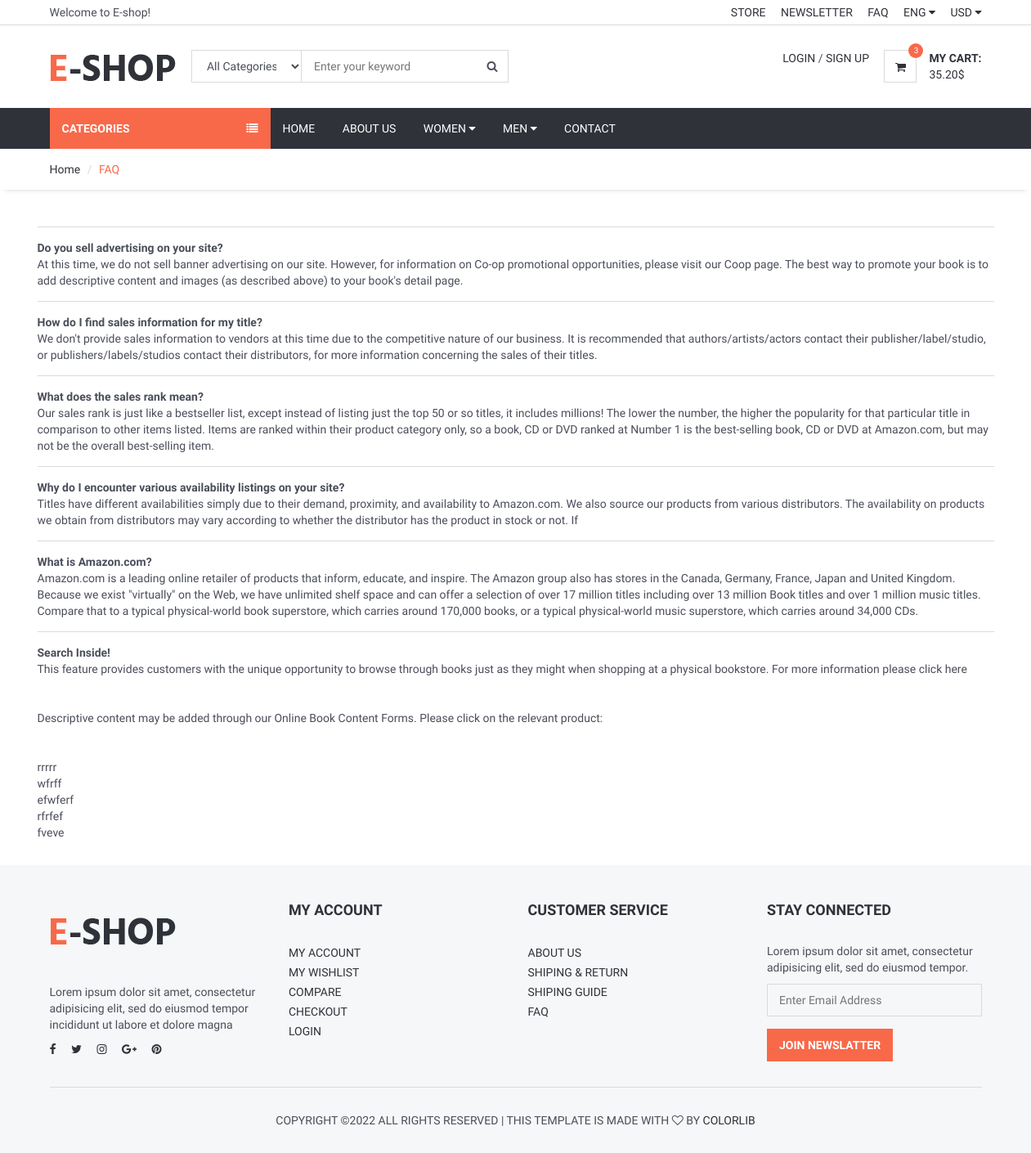
Screenshot of /faq/ with the database file from the repository.
### home/models.py (models this page shows, shortened)
class FAQ(models.Model):
    STATUS = (
        ('True', 'True'),
        ('False', 'False'),
    )
    ordernumber = models.IntegerField()
    question = models.CharField(max_length=200)
    answer = RichTextUploadingField()
    status = models.CharField(max_length=10, choices=STATUS)
    create_at = models.DateTimeField(auto_now_add=True)
    update_at = models.DateTimeField(auto_now=True)

### user/views.py (the view)
# urls.py: path('faq/', UserViews.faq, name='faq'),
def faq(request):
    category = Category.objects.all()
    faq = FAQ.objects.filter(status='True').order_by('ordernumber')
    context = {
        'category': category,
        'faq': faq,
    }
    return render(request, 'FAQ.html', context)

### home/templates/FAQ.html (shortened to what this page needs)
{% extends 'home.html' %}
{% block sidebar %} {% include 'sidebar.html' %} {% endblock %}
{% block body %}
    <div id="breadcrumb">
        <div class="container">
            <ul class="breadcrumb">
                <li><a href="/">Home</a></li>
                <li class="active">FAQ</li>
            </ul>
        </div>
    </div>
    <div class="section">
        <div class="container">
            <div class="row">
                <div id="accordion">
                    {% for rs in faq %}
                        <hr>
                        <b>{{ rs.question }}</b><br>
                        {{ rs.answer | safe}}
                    {% endfor %}
                </div>
            </div>
        </div>
    </div>
{% endblock %}
{% block footer %} {% include 'footer.html' %} {% endblock %}

### home/static/css/style.css (style rules this page uses)
body { font-family: 'Hind', sans-serif; color: #4A4E5A; overflow-x: hidden; }
ul, ol { margin: 0; padding: 0; list-style: none }
hr { margin-top: 15px; margin-bottom: 15px; border-color: #DADADA; }
.section { padding-top: 30px; padding-bottom: 30px; }
#breadcrumb { -webkit-box-shadow: 0px 6px 6px -6px rgba(0, 0, 0, 0.175); box-shadow: 0px 6px 6px -6px rgba(0, 0, 0, 0.175); }
.breadcrumb { background-color: transparent; border: none; border-radius: 0px; padding: 15px 0px; margin: 0; }
.breadcrumb>.active { color: #F8694A; }
.breadcrumb>li+li:before { color: #DADADA; }

### rows the page displays
FAQ: question "Do you sell advertising on your site?", answer "At this time, we do not sell banner advertising on our site. However, for information on Co-op promotional opportunities, please visit our Coop page. The best way to promote your book is to add descriptive content and images (as described above) to your book's detail page."
FAQ: question "How do I find sales information for my title?", answer "We don't provide sales information to vendors at this time due to the competitive nature of our business. It is recommended that authors/artists/actors contact their publisher/label/studio, or publishers/labels/studios contact their distributors, for more information concerning the sales of their titles."
FAQ: question "What does the sales rank mean?", answer "Our sales rank is just like a bestseller list, except instead of listing just the top 50 or so titles, it includes millions! The lower the number, the higher the popularity for that particular title in comparison to other items listed. Items are ranked within their product category only, so a book, CD or DVD ranked at Number 1 is the best-selling book, CD or DVD at Amazon.com, but may not be the overall best-selling item."
FAQ: question "Why do I encounter various availability listings on your site?", answer "Titles have different availabilities simply due to their demand, proximity, and availability to Amazon.com. We also source our products from various distributors. The availability on products we obtain from distributors may vary according to whether the distributor has the product in stock or not. If"
FAQ: question "What is Amazon.com?", answer "Amazon.com is a leading online retailer of products that inform, educate, and inspire. The Amazon group also has stores in the Canada, Germany, France, Japan and United Kingdom. Because we exist \"virtually\" on the Web, we have unlimited shelf space and can offer a selection of over 17 million titles including over 13 million Book titles and over 1 million music titles. Compare that to a typical physical-world book superstore, which carries around 170,000 books, or a typical physical-world music superstore, which carries around 34,000 CDs."
FAQ: question "Search Inside!", answer "This feature provides customers with the unique opportunity to browse through books just as they might when shopping at a physical bookstore. For more information please click here Descriptive content may be added through our Online Book Content Forms. Please click on the relevant product: rrrrr wfrff efwferf rfrfef fveve"
